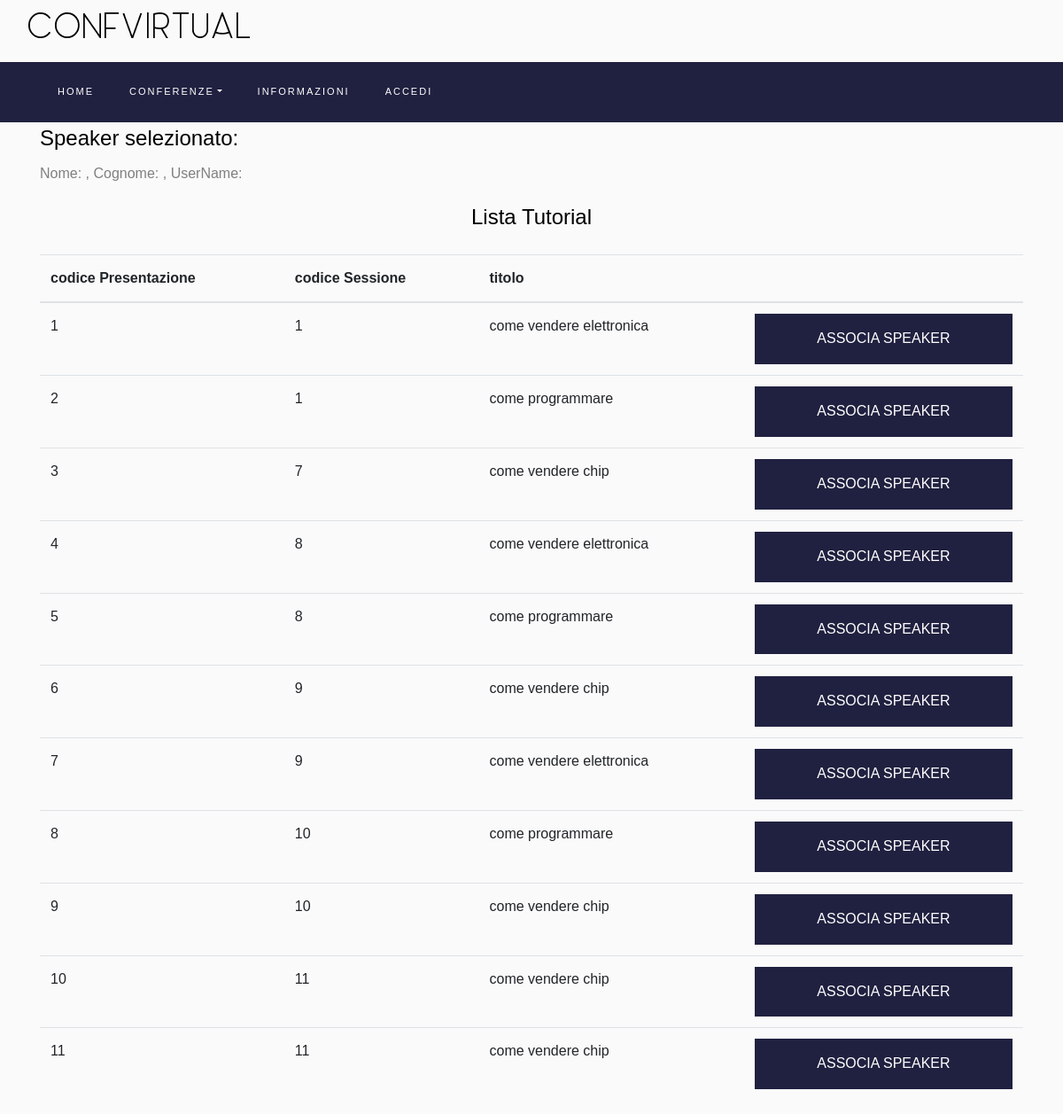
The page /pages/admin/tutorialslist.php on the database its author committed.
### tables this page shows
CREATE TABLE TUTORIAL(
                         codicePresentazione int,
                         codiceSessione int,
                         titolo varchar(50),
                         abstract varchar(500),
                         primary key (codicePresentazione, codiceSessione),
                         foreign key (codiceSessione, codicePresentazione) references PRESENTAZIONE(codiceSessione, codice)
                             ON DELETE CASCADE
);

### logic/DbConn.php (called while the page is built, shortened)
<?php
class DbConn {
    private static $PDO;
    private static $currentDbConn = null;
    private function __construct($PDO){
        self::$PDO -> setAttribute(PDO::ATTR_ERRMODE,PDO::ERRMODE_EXCEPTION);
    }
    public static function getInstance():PDO
    {
        try {
            if(self::$currentDbConn == null)
            {
                self::$currentDbConn = new DbConn(new PDO('mysql:host=127.0.0.1;dbname=confvirtual;charset=utf8','root','radice'));
            }
            return self::$currentDbConn::getPDO();
        } catch (PDOException $exception){
            header('Location: /templates/Error500.php');
            self::close();
            exit();
        }
    }
    private static function getPDO(){
        return  self::$PDO;
    }
    private static function setPDO($PDO): void
    {
        self::$PDO = $PDO;
    }
}

### logic/DbPresentation.php (called while the page is built, shortened)
<?php
include_once($_SERVER["DOCUMENT_ROOT"] . "/logic/DbConn.php");
class DbPresentation
{
    public static function tutorialsList($userName)
    {
        try {
            $sql = 'CALL ritornaTutorial(\'' . $userName . '\');';
            $res = DbConn::getInstance()->query($sql);
            $output = $res -> fetchAll(PDO::FETCH_ASSOC);
            if  (sizeof($output) > 0)
            {
                return $output;
            } else
            {
                echo '<pre>
                <p>nessun tutorial disponibile.</p>
                </pre>';
                return null;
            }
        } catch (Exception $e) {
            echo '<h1>HO PROVATO AD ESEGUIRE:</h1><p><b>' . $sql .'</b></p>';
            echo $e;
            return null;
        }
    }
}

### logic/PresentationQueryController.php (called while the page is built, shortened)
<?php
include_once('DbPresentation.php');
class PresentationQueryController
{
    public static function getTutorialsList($userName){
        return DbPresentation::tutorialsList($userName);
    }
}

### pages/admin/tutorialslist.php (the view, shortened to what this page needs)
<!DOCTYPE html>
<html lang="it">
<body>
<form action="/logic/association_article_tutorial.php" method="post">
    <?php
    $index = $_POST['btn'];
    $nome = $_POST['nome'][$index];
    $cognome = $_POST['cognome'][$index];
    $username = $_POST['username'][$index];
    function getTutorials($username)
    {
        $id = 0;
        if (($tutorials = PresentationQueryController::getTutorialsList($username)) != null ) {
            foreach ($tutorials as $r) {
                rowTutorialsInfo($r, $id);
                $id++;
            }
        }
    }
    function rowTutorialsInfo($r, $id)
    {
        echo '
                                <tr>
                                <td><input type="hidden" name="codicepresentazione[]" value="' . $r['codicePresentazione'] . '">' . $r['codicePresentazione'] . '</td>
                                <td><input type="hidden" name="codicesessione[]" value="' . $r['codiceSessione'] . '">' . $r['codiceSessione'] . '</td>
                                <td><input type="hidden" name="titolo[]" value="' . $r['titolo'] . '">' . $r['titolo'] . '</td>
                                <td><button type="submit" id="btn" name="associationbtn" value="' . $id . '">ASSOCIA SPEAKER</button></td>
                            ';
    }
    ?>
    <div class="container">
        <h4>Speaker selezionato: </h4>
        <p>
            <?php print (' Nome: <b>' . $nome . '</b>, Cognome: <b>' . $cognome .'</b>, UserName: <b>' . $username .'</b>');
            ?>
        </p>
        <div class="row">
            <div class="col-md-12">
                <h4 class="text-center mb-4">Lista Tutorial</h4>
                <div class="table-wrap">
                    <table class="table">
                        <thead class="thead-primary">
                        <tr>
                            <th>codice Presentazione</th>
                            <th>codice Sessione</th>
                            <th>titolo</th>
                            <th></th>
                        </tr>
                        </thead>
                        <tbody>
                        <?php
                        getTutorials($username);
                        ?>
                        </tbody>
                    </table>
                </div>
            </div>
        </div>
    </div>
</form>
</body>
</html>

### style/css/Login.css (style rules this page uses)
button { color: white; padding: 14px 20px; border: none; cursor: pointer; width: 100%; }
form button { background-color: #202040; }

### rows shown on the page
tutorial: codicePresentazione "1", codiceSessione "1", titolo "come vendere elettronica", $id 0 (drawn)
tutorial: codicePresentazione "2", codiceSessione "1", titolo "come programmare"
tutorial: codicePresentazione "3", codiceSessione "7", titolo "come vendere chip", $id 2 (drawn)
tutorial: codicePresentazione "4", codiceSessione "8", titolo "come vendere elettronica", $id 3 (drawn)
tutorial: codicePresentazione "5", codiceSessione "8", titolo "come programmare", $id 4 (drawn)
tutorial: codicePresentazione "6", codiceSessione "9", titolo "come vendere chip", $id 5 (drawn)
tutorial: codicePresentazione "7", codiceSessione "9", titolo "come vendere elettronica", $id 6 (drawn)
tutorial: codicePresentazione "8", codiceSessione "10", titolo "come programmare", $id 7 (drawn)
tutorial: codicePresentazione "9", codiceSessione "10", titolo "come vendere chip", $id 8 (drawn)
tutorial: codicePresentazione "10", codiceSessione "11", titolo "come vendere chip", $id 9 (drawn)
tutorial: codicePresentazione "11", codiceSessione "11", titolo "come vendere chip", $id 10 (drawn)
